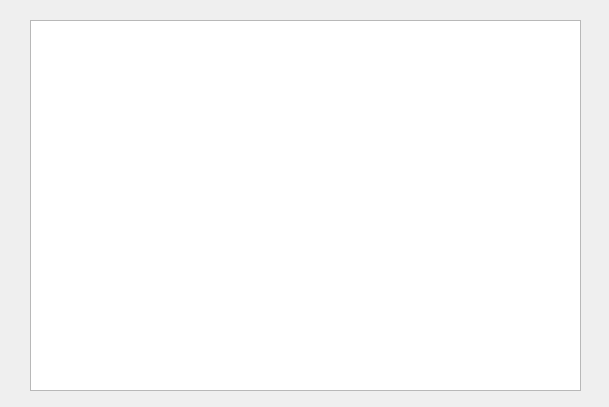
<?xml version="1.0" encoding="UTF-8"?>
<ui version="4.0">
 <class>Dialog</class>
 <widget class="QDialog" name="Dialog">
  <property name="geometry">
   <rect>
    <x>0</x>
    <y>0</y>
    <width>609</width>
    <height>407</height>
   </rect>
  </property>
  <property name="windowTitle">
   <string>Dialog</string>
  </property>
  <widget class="QTableWidget" name="table_info">
   <property name="geometry">
    <rect>
     <x>30</x>
     <y>20</y>
     <width>551</width>
     <height>371</height>
    </rect>
   </property>
   <property name="editTriggers">
    <set>QAbstractItemView::NoEditTriggers</set>
   </property>
   <property name="tabKeyNavigation">
    <bool>false</bool>
   </property>
   <property name="showDropIndicator" stdset="0">
    <bool>false</bool>
   </property>
   <property name="dragDropOverwriteMode">
    <bool>true</bool>
   </property>
  </widget>
 </widget>
 <resources/>
 <connections/>
</ui>
